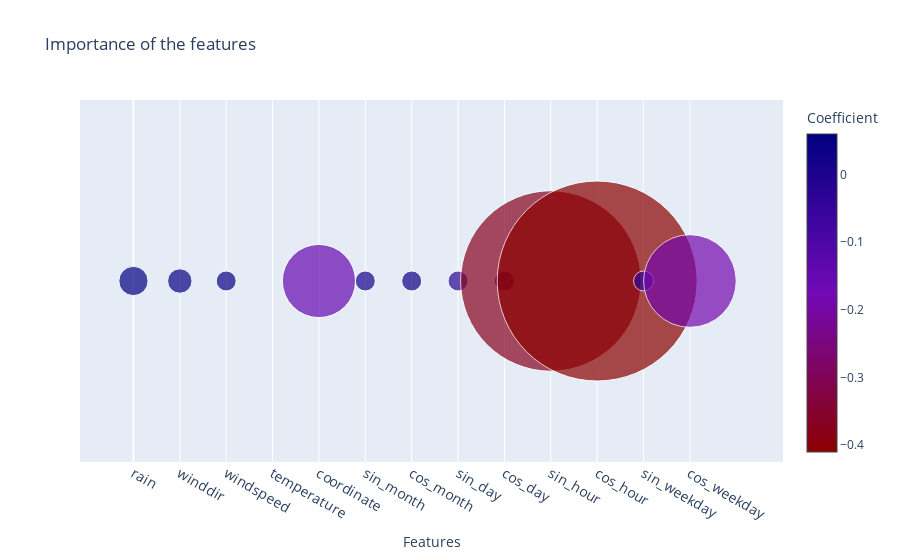

Source (notebook cell):
### Code cell
import plotly.graph_objects as go
import random

# Data
features = [
    'rain', 'winddir', 'windspeed', 'temperature', 'coordinate',
    'sin_month', 'cos_month', 'sin_day', 'cos_day', 'sin_hour',
    'cos_hour', 'sin_weekday', 'cos_weekday'
]
coefficients = [
    0.06, 0.05, 0.04, 0.0, -0.15, 0.02, 0.03, -0.02, 0.01, -0.37, -0.41, -0.04, -0.19
]

# Generate random positions
random.seed(42)  # Set a seed for reproducibility
#positions = [(random.random(), random.random()) for _ in range(len(features))]

#print(positions)


# Calculate bubble positions
positions = np.arange(len(features))

# Create bubble chart
fig = go.Figure(data=go.Scatter(
    x=positions,
    y=np.zeros(len(features)),
    mode='markers',
    marker=dict(
        size=[abs(coef) for coef in coefficients],
        sizemode='diameter',
        sizeref=max([abs(coef) for coef in coefficients]) / 200,  # Adjust the scale of the bubble sizes
        sizemin=10,
        color=coefficients,
        colorscale=[[0, 'darkred'], [0.5, '#7209b7'], [1, 'navy']],  # Define custom colorscale
        showscale=True,
        colorbar=dict(
            title='Coefficient',
        )
    ),
    text=features
))

# Set layout
fig.update_layout(
    title='Importance of the features',
    xaxis=dict(
        title='Features',
        tickvals=positions,
        ticktext=features,
        tickfont=dict(size=14)  # Adjust tick font size and weight  , weight='bold'
    ),
    yaxis=dict(
        showticklabels=False,  # Remove y-axis tick labels
        showgrid=False,  # Remove y-axis gridlines
        zeroline=False  # Remove y-axis zero line
    )
)

# Show the chart
fig.show()

### Figure 1 — Plotly figure (JSON) as saved in the notebook; plotly's stock layout.template omitted (floating-point values rounded to 4 significant figures)
{"data": [{"marker": {"color": [0.06, 0.05, 0.04, 0, -0.15, 0.02, 0.03, -0.02, 0.01, -0.37, -0.41, -0.04, -0.19], "colorbar": {"title": {"text": "Coefficient"}}, "colorscale": [[0, "darkred"], [0.5, "#7209b7"], [1, "navy"]], "showscale": true, "size": [0.06, 0.05, 0.04, 0, 0.15, 0.02, 0.03, 0.02, 0.01, 0.37, 0.41, 0.04, 0.19], "sizemin": 10, "sizemode": "diameter", "sizeref": 0.00205}, "mode": "markers", "text": ["rain", "winddir", "windspeed", "temperature", "coordinate", "sin_month", "cos_month", "sin_day", "cos_day", "sin_hour", "cos_hour", "sin_weekday", "cos_weekday"], "type": "scatter", "x": [0, 1, 2, 3, 4, 5, 6, 7, 8, 9, 10, 11, 12], "y": [0, 0, 0, 0, 0, 0, 0, 0, 0, 0, 0, 0, 0]}], "layout": {"title": {"text": "Importance of the features"}, "xaxis": {"tickfont": {"size": 14}, "ticktext": ["rain", "winddir", "windspeed", "temperature", "coordinate", "sin_month", "cos_month", "sin_day", "cos_day", "sin_hour", "cos_hour", "sin_weekday", "cos_weekday"], "tickvals": [0, 1, 2, 3, 4, 5, 6, 7, 8, 9, 10, 11, 12], "title": {"text": "Features"}}, "yaxis": {"showgrid": false, "showticklabels": false, "zeroline": false}}}
